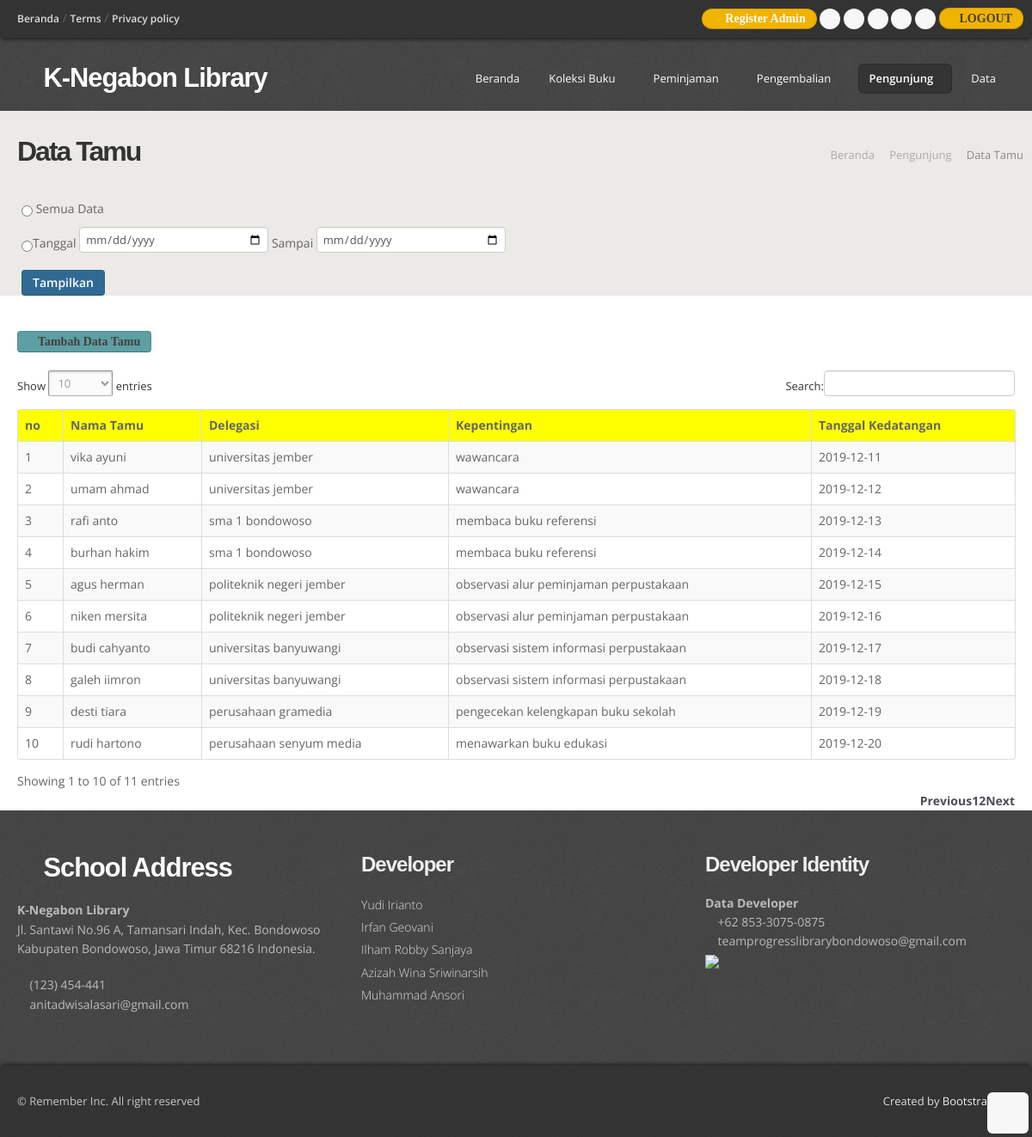
The page /admin/tamupen.php (signed in) on the database its author committed.
### tables this page shows
CREATE TABLE `tamu` (
  `id_tamu` int(5) NOT NULL,
  `nama_tamu` varchar(30) NOT NULL,
  `delegasi` varchar(30) NOT NULL,
  `kepentingan` varchar(50) NOT NULL,
  `tanggal_kedatangan` varchar(25) NOT NULL
);

### admin/functions.php (called while the page is built, shortened)
<?php
$conn = mysqli_connect("localhost", "root", "", "perpustakaan");
function query($query) {
    global $conn;
    $result = mysqli_query($conn, $query);
    $rows = [];
    while ($row = mysqli_fetch_assoc($result)){
        $rows[] = $row;
    }
    return $rows;
}
?>

### admin/tamupen.php (the view, shortened to what this page needs)
<?php
require 'functions.php';
$tamupen = query ("SELECT * FROM tamu ");
?>
<!DOCTYPE html>
<html lang="en">
<head>
  <link href="css/bootstrap.css" rel="stylesheet" />
  <link href="css/bootstrap-responsive.css" rel="stylesheet" />
  <link href="css/prettyPhoto.css" rel="stylesheet" />
  <link href="css/style.css" rel="stylesheet">
  <link id="t-colors" href="color/default.css" rel="stylesheet" />
  <link href="js/dataTables/dataTables.bootstrap.css" rel="stylesheet">
</head>
<body>
  <div id="wrapper">
    <header>
    <?php include 'tag_header.php';  ?>
      <div class="container">
        <div class="row nomargin">
          <div class="span4">
            <div class="logo">
              <h1><a href="index.html"><i class="icon-tint"></i> K-Negabon Library</a></h1>
            </div>
          </div>
          <div class="span8">
            <div class="navbar navbar-static-top">
              <div class="navigation">
                <nav>
                  <ul class="nav topnav">
                    <li><a href="index.php">Beranda</a></li>
                    <li class="dropdown">
                      <a href="#">Koleksi Buku<i class="icon-angle-down"></i></a>
                    </li>
                    <li class="dropdown">
                      <a href="#">Peminjaman<i class="icon-angle-down"></i></a>
                    </li>
                    <li class="dropdown">
                      <a href="#">Pengembalian<i class="icon-angle-down"></i></a>
                    </li>
                    <li class="dropdown active">
                      <a href="#">Pengunjung<i class="icon-angle-down"></i></a>
                    </li>
                    <li class="dropdown">
                      <a href="#">Data<i class="icon-angle-down"></i></a>
                    </li>
                  </ul>
                </nav>
              </div>
            </div>
          </div>
        </div>
      </div>
    </header>
    <section id="inner-headline">
      <div class="container">
        <div class="row">
          <div class="span4">
            <div class="inner-heading">
              <h2>Data Tamu</h2>
            </div>
          </div>
          <div class="span8">
            <ul class="breadcrumb">
              <li><a href="index.html">Beranda</a> <i class="icon-angle-right"></i></li>
              <li><a href="#">Pengunjung</a> <i class="icon-angle-right"></i></li>
              <li class="active">Data Tamu</li>
            </ul>
          </div>
        </div>
      </div>
      <form action="laporan_pengunjung_tamu.php" method="post">
      <ul width="50"><input required type="radio" name="cek" value="1" style="cursor: pointer;"> Semua Data</ul>
      <ul width="50"><input required type="radio" name="cek" value="2" style="cursor: pointer;">Tanggal
      <input type="date" name="tgl_awal" value="<?= date("Y/m/d") ?>" style="height: 20px;"> Sampai <span class="right"><input type="date" value="<?= date("Y/m/d") ?>" name="tgl_akhir" style="height: 20px;"></span>
      </ul>
      <ul class="text-left"><input type="submit" name="tampilkan" class="btn btn-primary" value="Tampilkan"></ul>
    </form>
    </section>
    <br>
     <div class="container-fluid">
    <a href="tambah_tamu.php" class="btn btn-info icon-plus">Tambah Data Tamu</a>
    <br><br>
    <div class="content">
      <div class="box">
<div class="offside-3 col-lg-7">
    <form action="" method="post">
      <div class="table-responsive">
    <table class="table table-striped table-bordered table-hover" id="tabel">
    <thead>
        <tr bgcolor='yellow' align='center'>
			      <th>no</th>
            <th>Nama Tamu</th>
            <th>Delegasi</th>
             <th>Kepentingan</th>
             <th>Tanggal Kedatangan</th>
        </tr>
        </thead>
        <tbody>
		<?php $i = 1; ?>
        <?php
            foreach( $tamupen as $row) :
        ?>
        <tr>
			      <td><?=$i; ?></td>
            <td><?php echo $row["nama_tamu"];?></td>
            <td><?php echo $row["delegasi"];?></td>
            <td><?php echo $row["kepentingan"];?></td>
            <td><?php echo $row["tanggal_kedatangan"];?></td>
        </tr>
			<?php $i++; ?>
			<?php endforeach; ?>
      </tbody>
    </table>
  </div>
    </form>
  </div>
</div>
</div>
  </div>
    <footer>
      <?php include 'footer_admin.php';  ?>
    </footer>
  </div>
  <a href="#" class="scrollup"><i class="icon-angle-up icon-rounded icon-bglight icon-2x"></i></a>
</body>
</html>

### admin/css/style.css (style rules this page uses)
body { font-family:'Open Sans', Arial, sans-serif; font-size:14px; font-weight:400; line-height:1.6em; color:#656565; }
a { color:#4b5056; }
.bold { font-weight:900; }
.container { padding:0 20px 0 20px; position:relative; }
.row { margin-bottom:30px; }
.row.nomargin { margin-bottom:0; }
header { background: url(../img/header-pattern-150.png) repeat; margin:0; padding:0 0 20px; position:relative; z-index:2000; }
header .logo { float:left; }
header .logo h1 { color:#fdfdfd; letter-spacing:-1px; font-size:2.2em; font-weight:900; margin:0; }
header .logo h1 a { color:#fdfdfd; }
header .navigation { float:right; }
header ul.nav li { border:none; margin:0; }
header ul.nav li a { border:none; font-weight:400; }
.navbar .nav > li > a { font-size:13px; color: #fdfdfd; text-shadow: none; }
header ul.nav li a i { color:#fff; }
.navbar .nav > .active > a,.navbar .nav > .active > a:hover { font-weight:600; }
ul.nav li.dropdown a { z-index:1000; display:block; }
.box { width:100%; }
#inner-headline { background:#eceae6; position:relative; margin:0; padding:0; }
#inner-headline .inner-heading h2 { color:#333; margin:30px 0 0 0; font-size:32px; letter-spacing:-2px; }
#inner-headline ul.breadcrumb { margin:30px 0 0; float:right; background:none; }
#inner-headline ul.breadcrumb li { margin-bottom:0; padding-bottom:0; }
#inner-headline ul.breadcrumb li { font-size:13px; color:#888; text-shadow:none; }
#inner-headline ul.breadcrumb li i { color:#ababab; }
#inner-headline ul.breadcrumb li a { color:#aaa; text-decoration:none; }
footer { padding:50px 0 0 0; color:#bbb; background: url(../img/header-pattern-150.png) repeat; }
.scrollup { position:fixed; width:32px; height:32px; bottom:20px; right:20px; }
a.scrollup { outline:0; text-decoration:none; }
a i.icon-bglight, a i.icon-bgdark { display: inline-block; }
[class^="icon-"], [class*=" icon-"] { color:#404040; }

### admin/color/default.css (style rules this page uses)
.logo h1 [class^="icon-"] { color:#8fc04e; }

### admin/css/shortcodes.css (style rules this page uses)
i.icon-bglight { color: #444; background: #f7f7f7; }
.icon-rounded { display: inline-block; border-radius: 6px !important; -moz-border-radius: 6px !important; -webkit-border-radius: 6px !important; -o-border-radius: 6px !important; -ms-border-radius: 6px !important; text-align: center; width: 24px !important; height: 24px !important; line-height: 24px !important; }
.icon-rounded.icon-2x { width: 48px !important; height: 48px !important; line-height: 48px !important; }

### rows shown on the page
tamu: nama_tamu "vika ayuni", delegasi "universitas jember", kepentingan "wawancara", tanggal_kedatangan "2019-12-11"
tamu: nama_tamu "umam ahmad", delegasi "universitas jember", kepentingan "wawancara", tanggal_kedatangan "2019-12-12"
tamu: nama_tamu "rafi anto", delegasi "sma 1 bondowoso", kepentingan "membaca buku referensi", tanggal_kedatangan "2019-12-13"
tamu: nama_tamu "burhan hakim", delegasi "sma 1 bondowoso", kepentingan "membaca buku referensi", tanggal_kedatangan "2019-12-14"
tamu: nama_tamu "agus herman", delegasi "politeknik negeri jember", kepentingan "observasi alur peminjaman perpustakaan", tanggal_kedatangan "2019-12-15"
tamu: nama_tamu "niken mersita", delegasi "politeknik negeri jember", kepentingan "observasi alur peminjaman perpustakaan", tanggal_kedatangan "2019-12-16"
tamu: nama_tamu "budi cahyanto", delegasi "universitas banyuwangi", kepentingan "observasi sistem informasi perpustakaan", tanggal_kedatangan "2019-12-17"
tamu: nama_tamu "galeh iimron", delegasi "universitas banyuwangi", kepentingan "observasi sistem informasi perpustakaan", tanggal_kedatangan "2019-12-18"
tamu: nama_tamu "desti tiara", delegasi "perusahaan gramedia", kepentingan "pengecekan kelengkapan buku sekolah", tanggal_kedatangan "2019-12-19"
tamu: nama_tamu "rudi hartono", delegasi "perusahaan senyum media", kepentingan "menawarkan buku edukasi", tanggal_kedatangan "2019-12-20"
